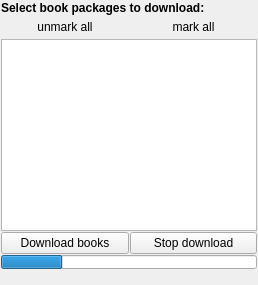
         <widget class="QWidget" name="download">
          <layout class="QVBoxLayout" name="verticalLayout_20">
           <property name="spacing">
            <number>1</number>
           </property>
           <property name="leftMargin">
            <number>1</number>
           </property>
           <property name="topMargin">
            <number>1</number>
           </property>
           <property name="rightMargin">
            <number>1</number>
           </property>
           <property name="bottomMargin">
            <number>1</number>
           </property>
           <item>
            <widget class="QLabel" name="label_4">
             <property name="font">
              <font>
               <weight>75</weight>
               <bold>true</bold>
              </font>
             </property>
             <property name="autoFillBackground">
              <bool>false</bool>
             </property>
             <property name="text">
              <string>Select book packages to download:</string>
             </property>
             <property name="wordWrap">
              <bool>true</bool>
             </property>
            </widget>
           </item>
           <item>
            <layout class="QHBoxLayout" name="horizontalLayout_17">
             <property name="spacing">
              <number>1</number>
             </property>
             <item>
              <widget class="QPushButton" name="unmarkAllBTN_2">
               <property name="sizePolicy">
                <sizepolicy hsizetype="Minimum" vsizetype="Maximum">
                 <horstretch>0</horstretch>
                 <verstretch>0</verstretch>
                </sizepolicy>
               </property>
               <property name="text">
                <string>unmark all</string>
               </property>
               <property name="icon">
                <iconset resource="mobile.qrc">
                 <normaloff>:/flat-icons/marknone.png</normaloff>:/flat-icons/marknone.png</iconset>
               </property>
               <property name="iconSize">
                <size>
                 <width>32</width>
                 <height>16</height>
                </size>
               </property>
               <property name="flat">
                <bool>true</bool>
               </property>
               <property name="margin" stdset="0">
                <number>1</number>
               </property>
              </widget>
             </item>
             <item>
              <widget class="QPushButton" name="markAllBTN_2">
               <property name="sizePolicy">
                <sizepolicy hsizetype="Minimum" vsizetype="Maximum">
                 <horstretch>0</horstretch>
                 <verstretch>0</verstretch>
                </sizepolicy>
               </property>
               <property name="toolTip">
                <string>Add all books to search</string>
               </property>
               <property name="text">
                <string>mark all</string>
               </property>
               <property name="icon">
                <iconset resource="mobile.qrc">
                 <normaloff>:/flat-icons/markAll.png</normaloff>:/flat-icons/markAll.png</iconset>
               </property>
               <property name="iconSize">
                <size>
                 <width>32</width>
                 <height>16</height>
                </size>
               </property>
               <property name="flat">
                <bool>true</bool>
               </property>
              </widget>
             </item>
            </layout>
           </item>
           <item>
            <widget class="QListWidget" name="downloadListWidget">
             <property name="sizePolicy">
              <sizepolicy hsizetype="MinimumExpanding" vsizetype="MinimumExpanding">
               <horstretch>0</horstretch>
               <verstretch>0</verstretch>
              </sizepolicy>
             </property>
             <property name="layoutDirection">
              <enum>Qt::RightToLeft</enum>
             </property>
             <property name="frameShadow">
              <enum>QFrame::Plain</enum>
             </property>
             <property name="verticalScrollMode">
              <enum>QAbstractItemView::ScrollPerPixel</enum>
             </property>
             <property name="horizontalScrollMode">
              <enum>QAbstractItemView::ScrollPerPixel</enum>
             </property>
             <property name="resizeMode">
              <enum>QListView::Adjust</enum>
             </property>
            </widget>
           </item>
           <item>
            <layout class="QHBoxLayout" name="downloadButtonsLayout">
             <item>
              <widget class="QPushButton" name="downloadBTN">
               <property name="text">
                <string>Download books</string>
               </property>
              </widget>
             </item>
             <item>
              <widget class="QPushButton" name="stopDownloadBTN">
               <property name="text">
                <string>Stop download</string>
               </property>
               <property name="visible">
                <bool>false</bool>
               </property>
              </widget>
             </item>
            </layout>
           </item>
           <item>
            <widget class="QProgressBar" name="downloadPrgBar">
             <property name="sizePolicy">
              <sizepolicy hsizetype="Minimum" vsizetype="Fixed">
               <horstretch>0</horstretch>
               <verstretch>0</verstretch>
              </sizepolicy>
             </property>
             <property name="maximumSize">
              <size>
               <width>16777215</width>
               <height>14</height>
              </size>
             </property>
             <property name="value">
              <number>24</number>
             </property>
             <property name="textVisible">
              <bool>false</bool>
             </property>
            </widget>
           </item>
           <item>
            <widget class="QLabel" name="downloadInfo">
             <property name="text">
              <string/>
             </property>
            </widget>
           </item>
          </layout>
         </widget>
